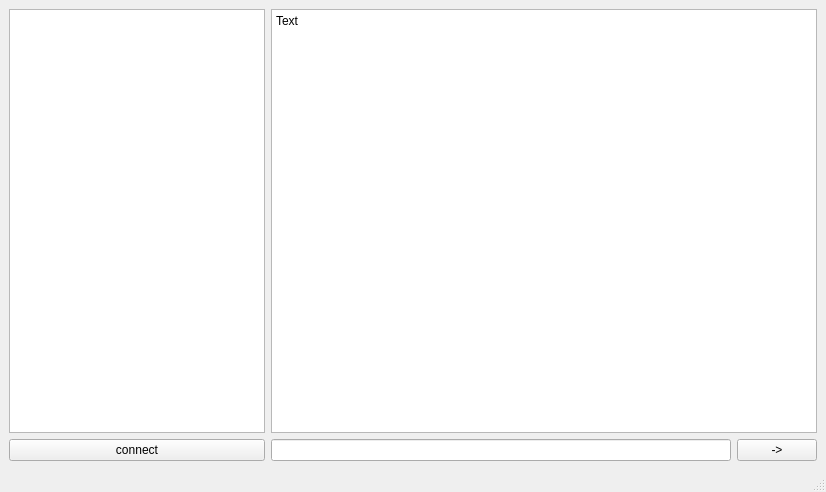
<?xml version="1.0" encoding="UTF-8"?>
<ui version="4.0">
 <class>MainWindow</class>
 <widget class="QMainWindow" name="MainWindow">
  <property name="geometry">
   <rect>
    <x>0</x>
    <y>0</y>
    <width>826</width>
    <height>492</height>
   </rect>
  </property>
  <property name="windowTitle">
   <string>MainWindow</string>
  </property>
  <widget class="QWidget" name="centralwidget">
   <layout class="QFormLayout" name="formLayout">
    <item row="0" column="0">
     <layout class="QGridLayout" name="gridLayout_2">
      <item row="1" column="0">
       <widget class="QPushButton" name="pushButton">
        <property name="text">
         <string>connect</string>
        </property>
       </widget>
      </item>
      <item row="0" column="0">
       <widget class="QListWidget" name="listWidget"/>
      </item>
     </layout>
    </item>
    <item row="0" column="1">
     <layout class="QGridLayout" name="gridLayout">
      <item row="0" column="0" colspan="2">
       <widget class="QTextBrowser" name="textBrowser">
        <property name="html">
         <string>&lt;!DOCTYPE HTML PUBLIC &quot;-//W3C//DTD HTML 4.0//EN&quot; &quot;http://www.w3.org/TR/REC-html40/strict.dtd&quot;&gt;
&lt;html&gt;&lt;head&gt;&lt;meta name=&quot;qrichtext&quot; content=&quot;1&quot; /&gt;&lt;meta charset=&quot;utf-8&quot; /&gt;&lt;style type=&quot;text/css&quot;&gt;
p, li { white-space: pre-wrap; }
hr { height: 1px; border-width: 0; }
li.unchecked::marker { content: &quot;\2610&quot;; }
li.checked::marker { content: &quot;\2612&quot;; }
&lt;/style&gt;&lt;/head&gt;&lt;body style=&quot; font-family:'Segoe UI'; font-size:9pt; font-weight:400; font-style:normal;&quot;&gt;
&lt;p style=&quot; margin-top:0px; margin-bottom:0px; margin-left:0px; margin-right:0px; -qt-block-indent:0; text-indent:0px;&quot;&gt;Text&lt;/p&gt;
&lt;p style=&quot;-qt-paragraph-type:empty; margin-top:0px; margin-bottom:0px; margin-left:0px; margin-right:0px; -qt-block-indent:0; text-indent:0px;&quot;&gt;&lt;br /&gt;&lt;/p&gt;&lt;/body&gt;&lt;/html&gt;</string>
        </property>
       </widget>
      </item>
      <item row="1" column="0">
       <widget class="QLineEdit" name="lineEdit"/>
      </item>
      <item row="1" column="1">
       <widget class="QPushButton" name="pushButton_2">
        <property name="text">
         <string>-&gt;</string>
        </property>
       </widget>
      </item>
     </layout>
    </item>
   </layout>
  </widget>
  <widget class="QMenuBar" name="menubar">
   <property name="geometry">
    <rect>
     <x>0</x>
     <y>0</y>
     <width>826</width>
     <height>21</height>
    </rect>
   </property>
  </widget>
  <widget class="QStatusBar" name="statusbar"/>
 </widget>
 <resources/>
 <connections/>
</ui>
